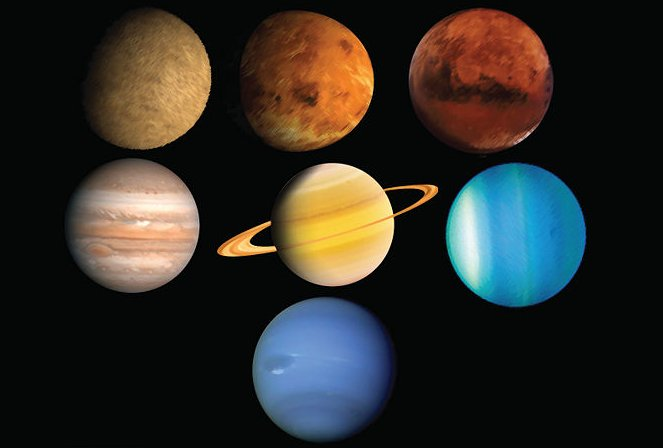
#> input picture planet_glow.jpg, 663 x 448 px
$ python 15_planet_contours.py
#> lines starting #> are read from the running program, lines starting #| are printed output that depends on the picture; after the words box and inside, x2 and y2 are one past the last pixel; in counts of white or black regions, pixels touching at a corner belong together
import cv2

img = cv2.imread("planet_glow.jpg")
#> img is the input picture: shape (448, 663, 3); mean B, G, R 38.6, 44.2, 47.2
img = cv2.cvtColor(img, cv2.COLOR_BGR2GRAY)
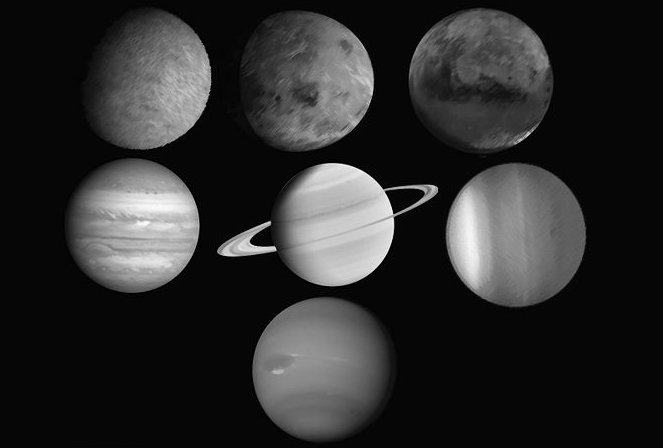
#> img: shape (448, 663); min 0, max 252, mean 44.3


ret, thresh = cv2.threshold(img, 15, 255, 0)
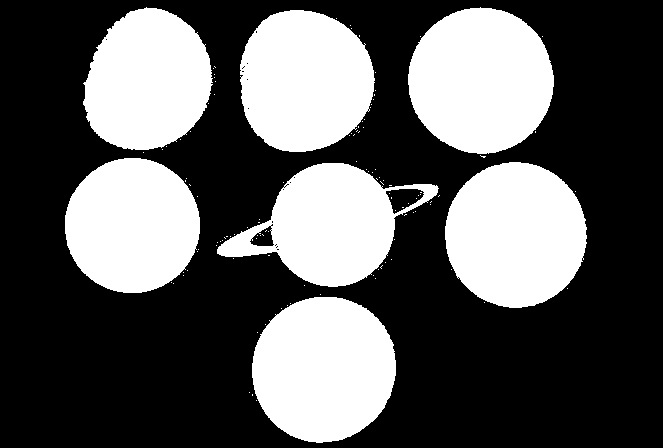
#> thresh: shape (448, 663); 36% white; 119 white regions (112 under 20 px)

contours, hierarchy = cv2.findContours(thresh, cv2.RETR_TREE, cv2.CHAIN_APPROX_SIMPLE)
#> contours = 147 contours, 138 with area under 20; largest, box (x1, y1, x2, y2) and area: (408, 7, 554, 154) 16451, (252, 297, 396, 443) 16342, (445, 162, 587, 308) 16002, (240, 10, 375, 152) 14967, (217, 163, 439, 287) 14255
color = cv2.cvtColor(img, cv2.COLOR_GRAY2BGR)
img = cv2.drawContours(color, contours, -1, (0, 255, 0), 2)
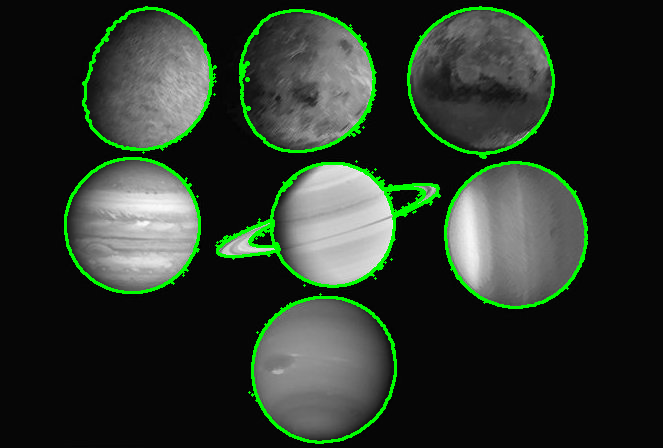
#> img: shape (448, 663, 3); mean B, G, R 42.4, 53.2, 42.4

cv2.imshow("contours", color)
cv2.waitKey()
cv2.destroyAllWindows()

$ run again, with hammer.jpg copied over planet_glow.jpg
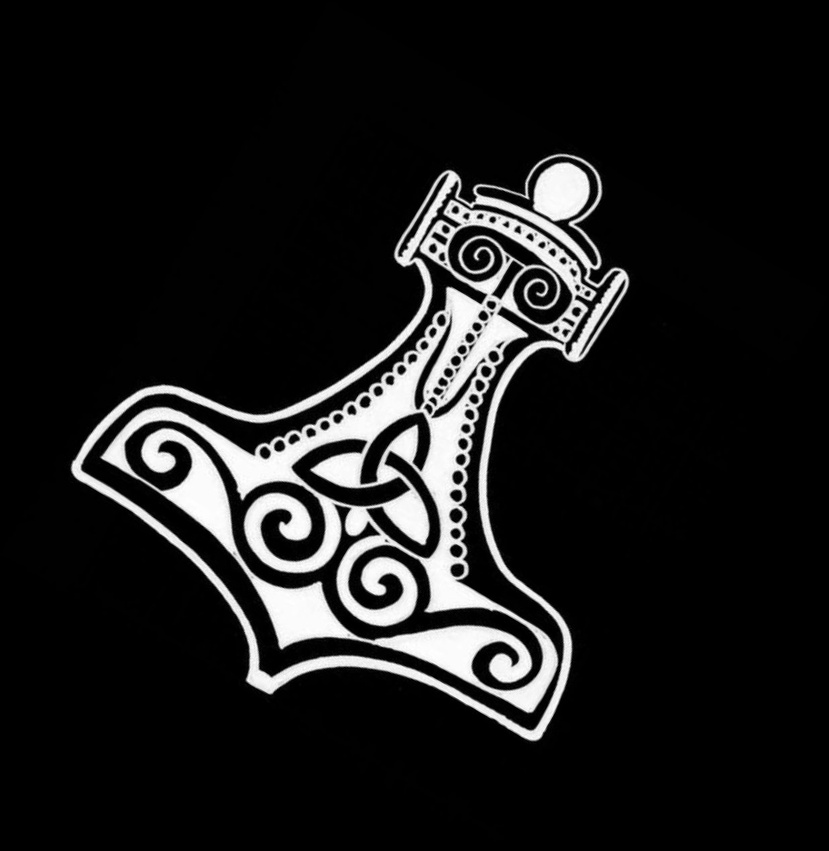
#> input picture hammer.jpg, 829 x 851 px, shrunk from 1236 x 1268 before the run
#> img is the input picture: shape (851, 829, 3); min 0, max 255, mean 27.1
#> `ret, thresh = cv2.threshold(img, 15, 255, 0)`:
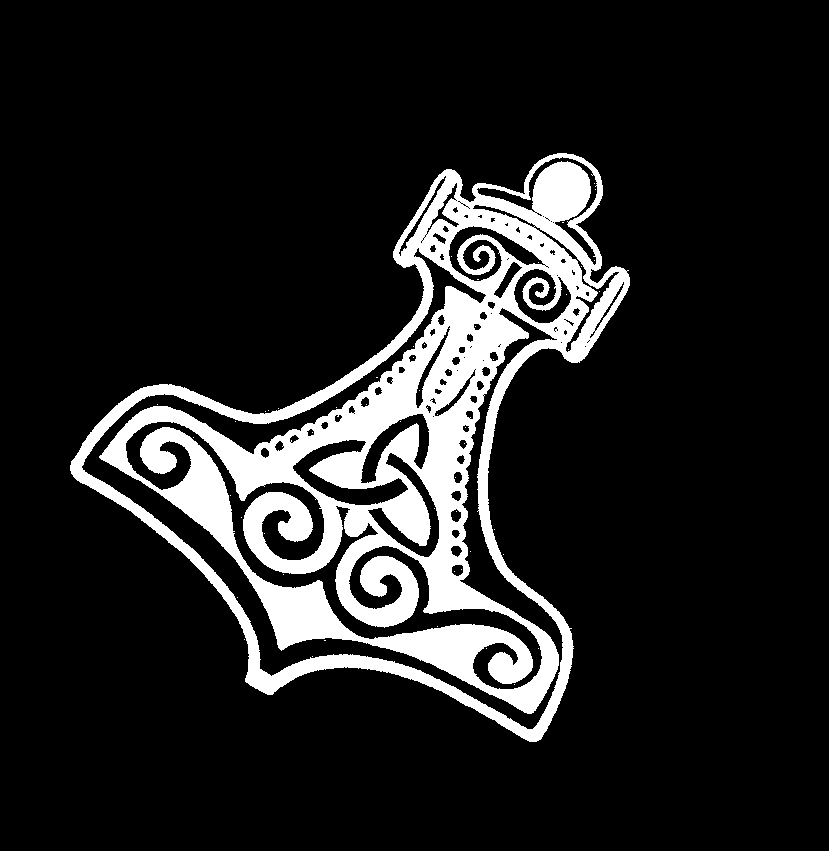
#> thresh: shape (851, 829); 13.4% white; 53 white regions (52 under 20 px)
#> contours = 182 contours, 114 with area under 20; largest, box (x1, y1, x2, y2) and area: (70, 153, 630, 742) 145515, (81, 247, 564, 730) 23386, (125, 421, 543, 690) 15834, (292, 439, 409, 506) 2626, (448, 225, 546, 282) 2280
#> `img = cv2.drawContours(color, contours, -1, (0, 255, 0), 2)`:
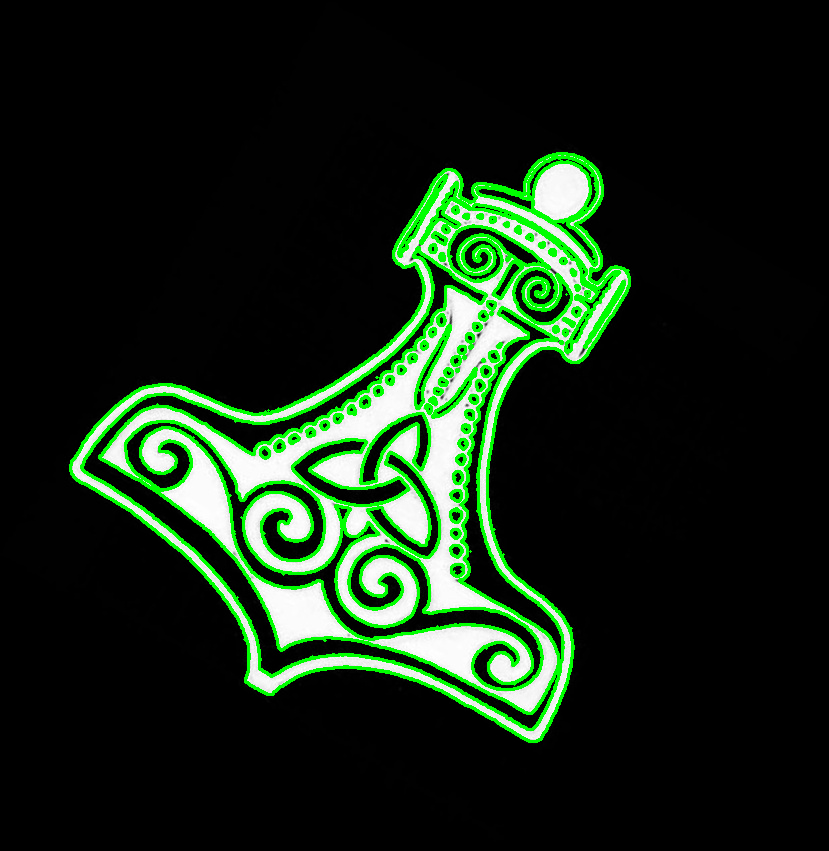
#> img: shape (851, 829, 3); mean B, G, R 21.8, 39.4, 21.8
